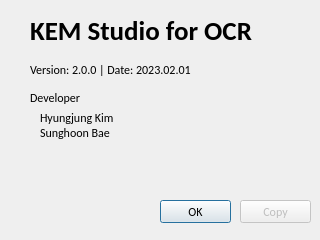
<?xml version="1.0" encoding="UTF-8"?>
<ui version="4.0">
 <class>AboutDialog</class>
 <widget class="QDialog" name="AboutDialog">
  <property name="windowModality">
   <enum>Qt::ApplicationModal</enum>
  </property>
  <property name="geometry">
   <rect>
    <x>0</x>
    <y>0</y>
    <width>320</width>
    <height>240</height>
   </rect>
  </property>
  <property name="font">
   <font>
    <family>Calibri</family>
   </font>
  </property>
  <property name="windowTitle">
   <string>About KEM Studio</string>
  </property>
  <property name="windowIcon">
   <iconset resource="kem_studio.qrc">
    <normaloff>:/icons/icon/info.png</normaloff>:/icons/icon/info.png</iconset>
  </property>
  <widget class="QLabel" name="lbl_kem_studio">
   <property name="geometry">
    <rect>
     <x>30</x>
     <y>20</y>
     <width>251</width>
     <height>21</height>
    </rect>
   </property>
   <property name="font">
    <font>
     <family>Calibri</family>
     <pointsize>20</pointsize>
     <weight>75</weight>
     <bold>true</bold>
    </font>
   </property>
   <property name="text">
    <string>KEM Studio for OCR</string>
   </property>
  </widget>
  <widget class="QLabel" name="lbl_info">
   <property name="geometry">
    <rect>
     <x>30</x>
     <y>90</y>
     <width>261</width>
     <height>16</height>
    </rect>
   </property>
   <property name="contextMenuPolicy">
    <enum>Qt::DefaultContextMenu</enum>
   </property>
   <property name="text">
    <string>&lt;html&gt;&lt;head/&gt;&lt;body&gt;&lt;p&gt;Developer&lt;/p&gt;&lt;/body&gt;&lt;/html&gt;</string>
   </property>
   <property name="textFormat">
    <enum>Qt::AutoText</enum>
   </property>
  </widget>
  <widget class="QPushButton" name="btn_ok">
   <property name="geometry">
    <rect>
     <x>160</x>
     <y>200</y>
     <width>71</width>
     <height>23</height>
    </rect>
   </property>
   <property name="text">
    <string>OK</string>
   </property>
  </widget>
  <widget class="QPushButton" name="btn_copy">
   <property name="enabled">
    <bool>false</bool>
   </property>
   <property name="geometry">
    <rect>
     <x>240</x>
     <y>200</y>
     <width>71</width>
     <height>23</height>
    </rect>
   </property>
   <property name="text">
    <string>Copy</string>
   </property>
  </widget>
  <widget class="QLabel" name="lbl_info_2">
   <property name="geometry">
    <rect>
     <x>30</x>
     <y>60</y>
     <width>261</width>
     <height>21</height>
    </rect>
   </property>
   <property name="contextMenuPolicy">
    <enum>Qt::DefaultContextMenu</enum>
   </property>
   <property name="text">
    <string>&lt;html&gt;&lt;head/&gt;&lt;body&gt;&lt;p&gt;Version: 2.0.0 | Date: 2023.02.01&lt;/p&gt;&lt;/body&gt;&lt;/html&gt;</string>
   </property>
   <property name="textFormat">
    <enum>Qt::AutoText</enum>
   </property>
  </widget>
  <widget class="QLabel" name="lbl_developer">
   <property name="geometry">
    <rect>
     <x>40</x>
     <y>110</y>
     <width>251</width>
     <height>71</height>
    </rect>
   </property>
   <property name="contextMenuPolicy">
    <enum>Qt::DefaultContextMenu</enum>
   </property>
   <property name="text">
    <string>&lt;html&gt;&lt;head/&gt;&lt;body&gt;&lt;p&gt;Hyungjung Kim&lt;br/&gt;Sunghoon Bae&lt;/p&gt;&lt;/body&gt;&lt;/html&gt;</string>
   </property>
   <property name="textFormat">
    <enum>Qt::AutoText</enum>
   </property>
   <property name="alignment">
    <set>Qt::AlignLeading|Qt::AlignLeft|Qt::AlignTop</set>
   </property>
  </widget>
 </widget>
 <resources>
  <include location="kem_studio.qrc"/>
 </resources>
 <connections/>
</ui>
